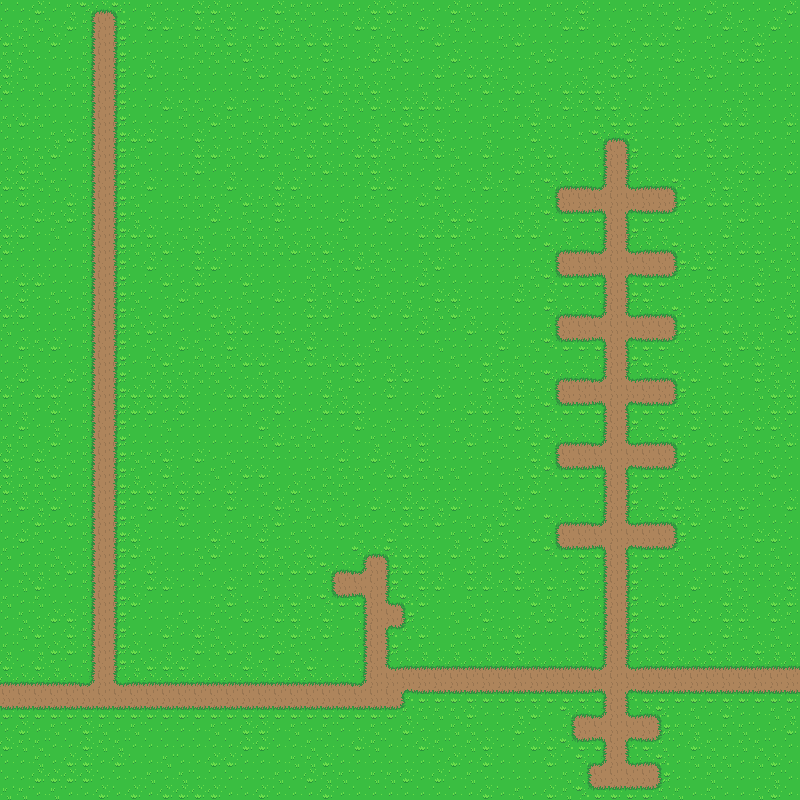

This game map was drawn from its Tiled (.tmx) file and the tilesets committed beside it. A one-line description and the trimmed map source follow:
An orthogonal 50x50 tile map with 16x16 px tiles, 2 tile layers (Tile Layer 1, terrain).

<map version="1.0" tiledversion="1.0.2" orientation="orthogonal" renderorder="left-down" width="50" height="50" tilewidth="16" tileheight="16" nextobjectid="1">
 <tileset firstgid="1" source="../Tileset/Overworld.tsx" />
 <layer name="Tile Layer 1" width="50" height="50">
  <data>[2500 cells, 2500 non-empty, 4 distinct tile ids]</data>
 </layer>
 <layer name="terrain" width="50" height="50">
  <data>[2500 cells, 556 non-empty, 13 distinct tile ids]</data>
 </layer>
</map>
